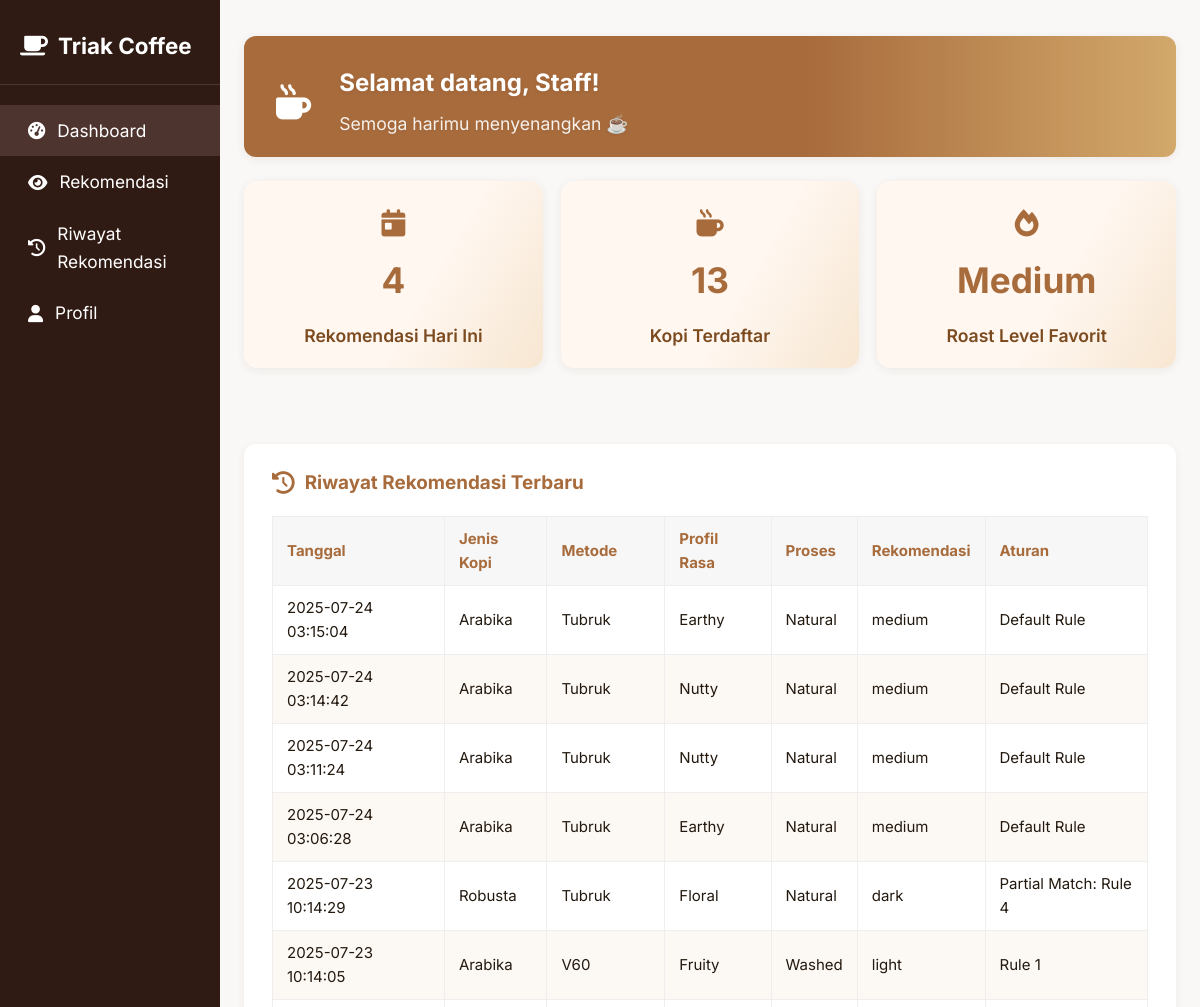
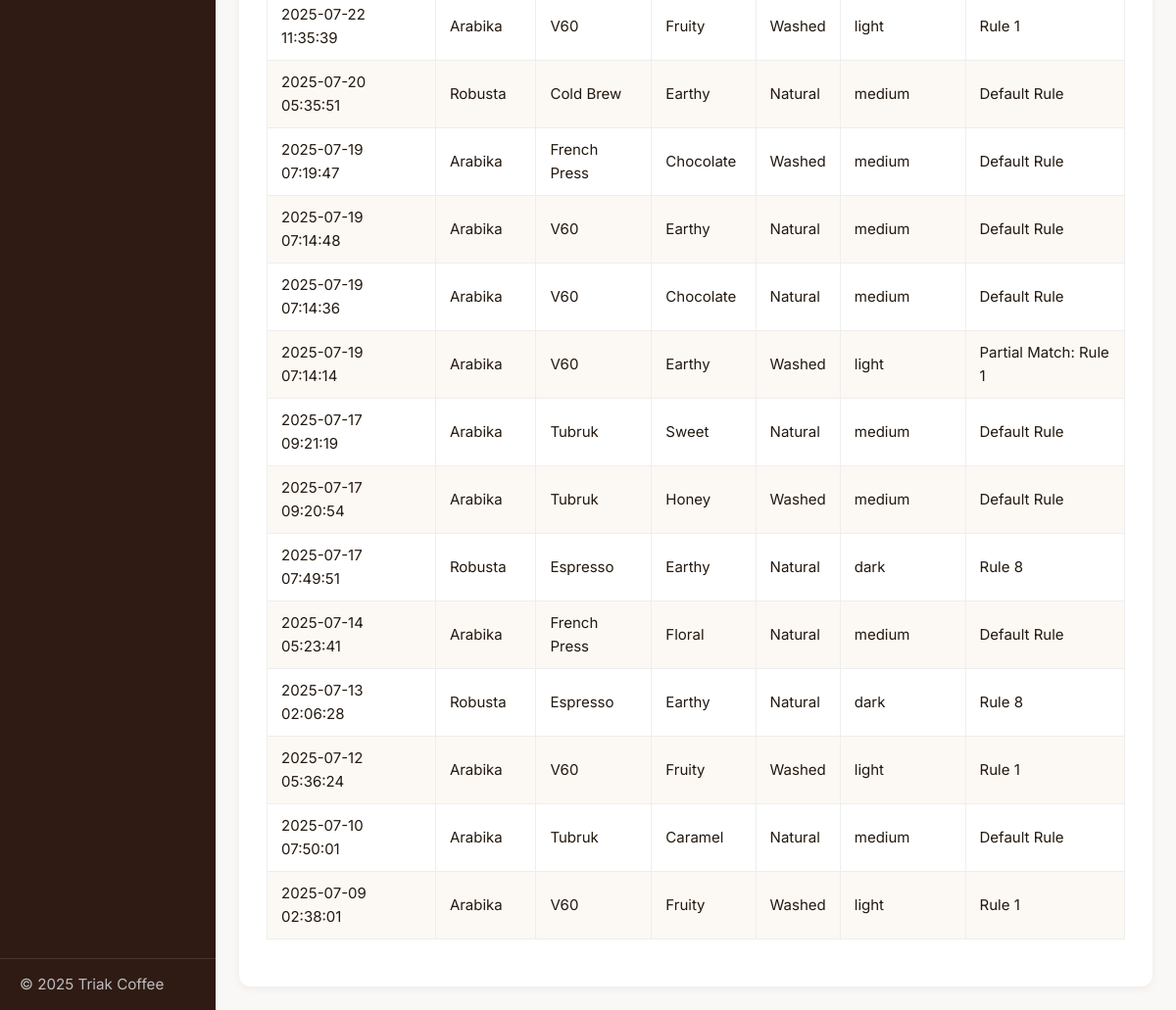
Page /user/dashboard.php (signed in) on the committed database (2 pictures, top to bottom).
### tables this page shows
CREATE TABLE `recommendation_history` (
  `id` int(11) NOT NULL,
  `user_id` int(11) DEFAULT NULL,
  `jenis_kopi` varchar(20) DEFAULT NULL,
  `metode_penyajian` varchar(50) DEFAULT NULL,
  `profil_rasa` varchar(30) DEFAULT NULL,
  `proses` varchar(20) DEFAULT NULL,
  `recommended_roast` enum('light','medium','medium-dark','dark') DEFAULT NULL,
  `rule_applied` varchar(255) DEFAULT NULL,
  `created_at` timestamp NOT NULL DEFAULT current_timestamp()
);

### config/database.php (called while the page is built, shortened)
<?php
class Database {
    private $host = DB_HOST;
    private $user = DB_USER;
    private $pass = DB_PASS;
    private $dbname = DB_NAME;
    private $dbh;
    private $stmt;
    public function __construct() {
        $dsn = 'mysql:host=' . $this->host . ';dbname=' . $this->dbname . ';charset=utf8mb4';
        $options = [
            PDO::ATTR_PERSISTENT => true,
            PDO::ATTR_ERRMODE => PDO::ERRMODE_EXCEPTION
        ];
        try {
            $this->dbh = new PDO($dsn, $this->user, $this->pass, $options);
        } catch (PDOException $e) {
            $this->error = $e->getMessage();
            trigger_error($this->error, E_USER_ERROR);
        }
    }
    public function query($query) {
        $this->stmt = $this->dbh->prepare($query);
    }
    public function bind($param, $value, $type = null) {
        if (is_null($type)) {
            switch (true) {
                case is_int($value):
                    $type = PDO::PARAM_INT;
                    break;
                default:
                    $type = PDO::PARAM_STR;
            }
        }
        $this->stmt->bindValue($param, $value, $type);
    }
    public function execute() {
        return $this->stmt->execute();
    }
    public function resultset() {
        $this->execute();
        return $this->stmt->fetchAll(PDO::FETCH_OBJ);
    }
    public function single() {
        $this->execute();
        return $this->stmt->fetch(PDO::FETCH_OBJ);
    }
}
?>

### config/init.php (called while the page is built, shortened)
<?php
require_once 'database.php';
$db = new Database();
?>

### user/dashboard.php (the view, shortened to what this page needs)
<?php
require_once '../config/init.php';
$user_id = $_SESSION['user_id'];
$db->query("SELECT * FROM user_preferences WHERE user_id = :user_id");
$db->bind(':user_id', $user_id);
$preferences = $db->single();
$db->query("SELECT ct.*, r.rating, r.review, r.created_at as review_date, r.recommended_roast, r.rule_applied
           FROM recommendations r
           JOIN coffee_types ct ON r.coffee_id = ct.id
           WHERE r.user_id = :user_id AND r.rating >= 4
           ORDER BY r.rating DESC, r.created_at DESC");
$db->bind(':user_id', $user_id);
if ($preferences && $preferences->jenis_kopi && $preferences->metode_penyajian &&
    $preferences->profil_rasa && $preferences->proses) {
    $rule_recommendation = getRecommendedRoast(
        $preferences->jenis_kopi,
        $preferences->metode_penyajian,
        $preferences->proses,
        $preferences->profil_rasa
    );
    $db->query("SELECT ct.*,
                CASE
                    WHEN ct.roast_level = :recommended_roast AND ct.jenis_kopi = :jenis_kopi THEN 100
                    WHEN ct.roast_level = :recommended_roast THEN 90
                    WHEN ct.jenis_kopi = :jenis_kopi THEN 80
                    WHEN ct.profil_rasa = :profil_rasa THEN 70
                    WHEN ct.proses = :proses THEN 60
                    ELSE 50
                END as match_score
               FROM coffee_types ct
               WHERE ct.id NOT IN (
                   SELECT COALESCE(r.coffee_id, 0)
                   FROM recommendations r
                   WHERE r.user_id = :user_id
               )
               ORDER BY match_score DESC, ct.price ASC
               LIMIT 6");
    $db->bind(':recommended_roast', $rule_recommendation['roast']);
    $db->bind(':jenis_kopi', $preferences->jenis_kopi);
    $db->bind(':profil_rasa', $preferences->profil_rasa);
    $db->bind(':proses', $preferences->proses);
    $db->bind(':user_id', $user_id);
}
$db->query("SELECT COUNT(*) as total_reviews FROM recommendations WHERE user_id = :user_id");
$db->bind(':user_id', $user_id);
$db->query("SELECT * FROM recommendation_history WHERE user_id = :user_id ORDER BY created_at DESC LIMIT 20");
$db->bind(':user_id', $user_id);
$history = $db->resultset();
$db->query("SELECT recommended_roast, COUNT(*) as total FROM recommendation_history WHERE user_id = :user_id GROUP BY recommended_roast");
$db->bind(':user_id', $user_id);
$nama_staff = isset($_SESSION['nama']) ? $_SESSION['nama'] : 'Staff';
$db->query("SELECT COUNT(*) as total FROM recommendation_history WHERE user_id = :user_id AND DATE(created_at) = CURDATE()");
$db->bind(':user_id', $user_id);
$total_today = $db->single()->total;
$db->query("SELECT COUNT(*) as total FROM coffee_types");
$total_kopi = $db->single()->total;
$db->query("SELECT recommended_roast, COUNT(*) as cnt FROM recommendation_history WHERE user_id = :user_id GROUP BY recommended_roast ORDER BY cnt DESC LIMIT 1");
$db->bind(':user_id', $user_id);
$row_popular = $db->single();
$popular_roast = $row_popular ? ucfirst($row_popular->recommended_roast) : '-';
?>
<!DOCTYPE html>
<html lang="en">
<head>
    <link rel="stylesheet" href="/project/css/style.css">
    <link rel="stylesheet" href="https://cdnjs.cloudflare.com/ajax/libs/font-awesome/6.0.0/css/all.min.css">
</head>
<body>
<div class="user-layout">
    <?php include '../includes/sidebar.php'; ?>
    <div class="user-content">
        <div class="dashboard-header">
            <i class="fas fa-mug-hot"></i>
            <div>
            <h2>Selamat datang, <?php echo htmlspecialchars($nama_staff); ?>!</h2>
            <p>Semoga harimu menyenangkan ☕</p>
            </div>
        </div>
        <div class="dashboard-cards">
            <div class="dashboard-card">
                <i class="fas fa-calendar-day"></i>
                <div class="card-value"><?php echo $total_today; ?></div>
                <div class="card-label">Rekomendasi Hari Ini</div>
            </div>
            <div class="dashboard-card">
                <i class="fas fa-mug-hot"></i>
                <div class="card-value"><?php echo $total_kopi; ?></div>
                <div class="card-label">Kopi Terdaftar</div>
            </div>
            <div class="dashboard-card">
                <i class="fas fa-fire"></i>
                <div class="card-value"><?php echo htmlspecialchars($popular_roast); ?></div>
                <div class="card-label">Roast Level Favorit</div>
            </div>
        </div>
        <div class="dashboard-section">
            <h3><i class="fas fa-history"></i> Riwayat Rekomendasi Terbaru</h3>
            <table class="history-table" style="width:100%;margin-top:12px;">
                <thead>
                    <tr>
                        <th>Tanggal</th>
                        <th>Jenis Kopi</th>
                        <th>Metode</th>
                        <th>Profil Rasa</th>
                        <th>Proses</th>
                        <th>Rekomendasi</th>
                        <th>Aturan</th>
                    </tr>
                </thead>
                <tbody>
                <?php foreach ($history as $item): ?>
                <tr>
                    <td><?= htmlspecialchars($item->created_at) ?></td>
                    <td><?= htmlspecialchars($item->jenis_kopi) ?></td>
                    <td><?= htmlspecialchars($item->metode_penyajian) ?></td>
                    <td><?= htmlspecialchars($item->profil_rasa) ?></td>
                    <td><?= htmlspecialchars($item->proses) ?></td>
                    <td><?= htmlspecialchars($item->recommended_roast) ?></td>
                    <td><?= htmlspecialchars($item->rule_applied) ?></td>
                </tr>
                <?php endforeach; ?>
                </tbody>
            </table>
        </div>
    </div>
</div>
</body>
</html>

### css/style.css (style rules this page uses)
* { margin: 0; padding: 0; box-sizing: border-box; }
:root { --primary-brown: #8B4513; --dark-brown: #654321; --light-brown: #D2B48C; --cream: #F5F5DC; --coffee-black: #2F1B14; --accent-orange: #CD853F; --gold: #DAA520; --white: #FFFFFF; --light-gray: #F8F9FA; --gray: #6C757D; --success: #28A745; --warning: #FFC107; --error: #DC3545; --font-family: 'Inter', -apple-system, BlinkMacSystemFont, sans-serif; --font-size-sm: 0.875rem; --font-size-base: 1rem; --font-size-lg: 1.125rem; --font-size-xl: 1.25rem; --font-size-2xl: 1.5rem; --font-size-3xl: 2rem; --spacing-xs: 0.5rem; --spacing-sm: 1rem; --spacing-md: 1.5rem; --spacing-lg: 2rem; --spacing-xl: 3rem; --shadow-sm: 0 1px 3px rgba(0, 0, 0, 0.1); --shadow-md: 0 4px 12px rgba(0, 0, 0, 0.15); --shadow-lg: 0 8px 25px rgba(0, 0, 0, 0.2); --radius-sm: 4px; --radius-md: 8px; --radius-lg: 12px; --radius-xl: 16px; }
body { font-family: var(--font-family); line-height: 1.6; color: var(--coffee-black); background-color: var(--light-gray); }
.dashboard-header { background: linear-gradient(135deg, var(--primary-brown), var(--dark-brown)); color: var(--white); padding: var(--spacing-xl) 0; margin-bottom: var(--spacing-xl); border-radius: var(--radius-lg); }
.dashboard-header p { font-size: var(--font-size-lg); opacity: 0.9; }
.dashboard-card { background-color: var(--white); padding: var(--spacing-lg); border-radius: var(--radius-lg); box-shadow: var(--shadow-sm); transition: transform 0.3s ease, box-shadow 0.3s ease; }
.history-table { width: 100%; border-collapse: collapse; margin-top: 12px; font-size: 15px; }
.history-table th, .history-table td { border: 1px solid #eee; padding: 10px 14px; text-align: left; }
.history-table th { background: #f7f7f7; font-weight: bold; color: #a86b2d; }
.history-table tr:nth-child(even) { background: #faf6f2; }
.user-layout { display: flex; min-height: 100vh; }
.user-content { margin-left: 220px; padding: 36px 24px 24px 24px; width: 100%; min-height: 100vh; box-sizing: border-box; }
.history-table { width: 100%; border-collapse: collapse; margin-bottom: 24px; background: #fff; table-layout: auto; }
.history-table th, .history-table td { border: 1px solid #eee; padding: 10px 14px; }
.history-table th { background: #f7f7f7; color: #a86b3c; text-align: center; vertical-align: middle; font-weight: bold; }
.history-table tr:nth-child(even) { background: #fcf8f4; }

### rows in the picture
recommendation_history: created_at "2025-07-24 03:15:04", jenis_kopi "Arabika", metode_penyajian "Tubruk", profil_rasa "Earthy", proses "Natural", recommended_roast "medium", rule_applied "Default Rule"
recommendation_history: created_at "2025-07-24 03:14:42", jenis_kopi "Arabika", metode_penyajian "Tubruk", profil_rasa "Nutty", proses "Natural", recommended_roast "medium", rule_applied "Default Rule"
recommendation_history: created_at "2025-07-24 03:11:24", jenis_kopi "Arabika", metode_penyajian "Tubruk", profil_rasa "Nutty", proses "Natural", recommended_roast "medium", rule_applied "Default Rule"
recommendation_history: created_at "2025-07-24 03:06:28", jenis_kopi "Arabika", metode_penyajian "Tubruk", profil_rasa "Earthy", proses "Natural", recommended_roast "medium", rule_applied "Default Rule"
recommendation_history: created_at "2025-07-23 10:14:29", jenis_kopi "Robusta", metode_penyajian "Tubruk", profil_rasa "Floral", proses "Natural", recommended_roast "dark", rule_applied "Partial Match: Rule 4"
recommendation_history: created_at "2025-07-23 10:14:05", jenis_kopi "Arabika", metode_penyajian "V60", profil_rasa "Fruity", proses "Washed", recommended_roast "light", rule_applied "Rule 1"
recommendation_history: created_at "2025-07-22 11:35:39", jenis_kopi "Arabika", metode_penyajian "V60", profil_rasa "Fruity", proses "Washed", recommended_roast "light", rule_applied "Rule 1"
recommendation_history: created_at "2025-07-20 05:35:51", jenis_kopi "Robusta", metode_penyajian "Cold Brew", profil_rasa "Earthy", proses "Natural", recommended_roast "medium", rule_applied "Default Rule"
recommendation_history: created_at "2025-07-19 07:19:47", jenis_kopi "Arabika", metode_penyajian "French Press", profil_rasa "Chocolate", proses "Washed", recommended_roast "medium", rule_applied "Default Rule"
recommendation_history: created_at "2025-07-19 07:14:48", jenis_kopi "Arabika", metode_penyajian "V60", profil_rasa "Earthy", proses "Natural", recommended_roast "medium", rule_applied "Default Rule"
recommendation_history: created_at "2025-07-19 07:14:36", jenis_kopi "Arabika", metode_penyajian "V60", profil_rasa "Chocolate", proses "Natural", recommended_roast "medium", rule_applied "Default Rule"
recommendation_history: created_at "2025-07-19 07:14:14", jenis_kopi "Arabika", metode_penyajian "V60", profil_rasa "Earthy", proses "Washed", recommended_roast "light", rule_applied "Partial Match: Rule 1"
recommendation_history: created_at "2025-07-17 09:21:19", jenis_kopi "Arabika", metode_penyajian "Tubruk", profil_rasa "Sweet", proses "Natural", recommended_roast "medium", rule_applied "Default Rule"
recommendation_history: created_at "2025-07-17 09:20:54", jenis_kopi "Arabika", metode_penyajian "Tubruk", profil_rasa "Honey", proses "Washed", recommended_roast "medium", rule_applied "Default Rule"
recommendation_history: created_at "2025-07-17 07:49:51", jenis_kopi "Robusta", metode_penyajian "Espresso", profil_rasa "Earthy", proses "Natural", recommended_roast "dark", rule_applied "Rule 8"
recommendation_history: created_at "2025-07-14 05:23:41", jenis_kopi "Arabika", metode_penyajian "French Press", profil_rasa "Floral", proses "Natural", recommended_roast "medium", rule_applied "Default Rule"
recommendation_history: created_at "2025-07-13 02:06:28", jenis_kopi "Robusta", metode_penyajian "Espresso", profil_rasa "Earthy", proses "Natural", recommended_roast "dark", rule_applied "Rule 8"
recommendation_history: created_at "2025-07-12 05:36:24", jenis_kopi "Arabika", metode_penyajian "V60", profil_rasa "Fruity", proses "Washed", recommended_roast "light", rule_applied "Rule 1"
recommendation_history: created_at "2025-07-10 07:50:01", jenis_kopi "Arabika", metode_penyajian "Tubruk", profil_rasa "Caramel", proses "Natural", recommended_roast "medium", rule_applied "Default Rule"
recommendation_history: created_at "2025-07-09 02:38:01", jenis_kopi "Arabika", metode_penyajian "V60", profil_rasa "Fruity", proses "Washed", recommended_roast "light", rule_applied "Rule 1"

### other values in the picture
$nama_staff "Staff"
$total_today "4"
$total_kopi "13"
$popular_roast "Medium"
